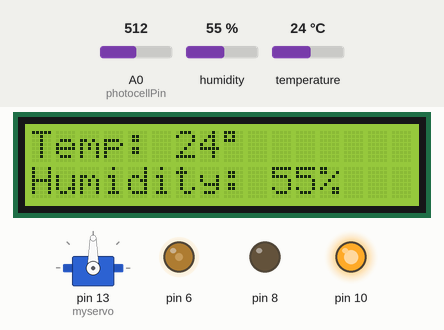
Bench run of a sketch on a simulated Arduino Uno, built with avr-gcc and run on an emulated ATmega328P. Parts: servo, 16×2 character LCD, output pins drawn as LEDs (lit = HIGH). Inputs (shaded band) come from the test bench; at power-on: A0 (photocellPin) = 512, humidity 55 %, temperature 24 °C. What the sketch prints to the serial monitor is not drawn.

Above: at 1.2 s.
1.3 s: A0 (photocellPin) set to 111
2.8 s: A0 (photocellPin) set to 95
At 4.1 s:
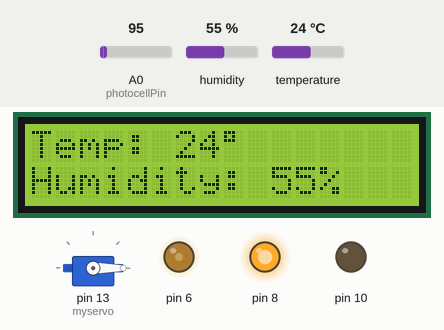
4.5 s: humidity set to 22 %
At 5.1 s:
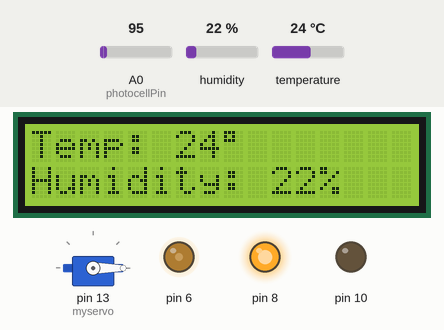
6.1 s: temperature set to 12 °C
At 7.3 s:
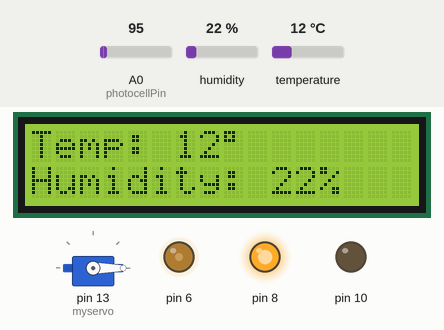
7.7 s: humidity set to 40 %
At 8.4 s:
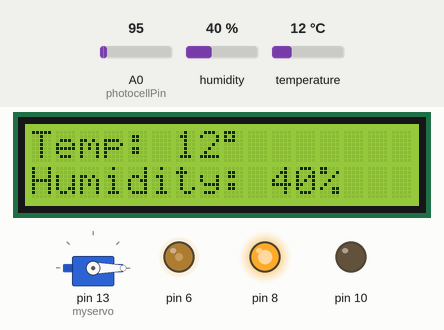
9.3 s: temperature set to 19 °C
At 10.6 s:
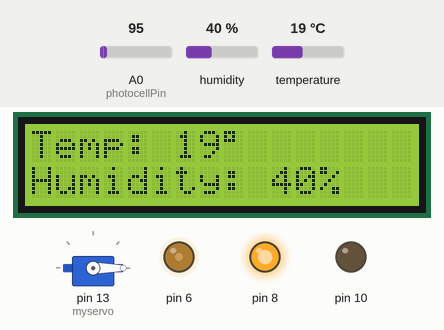
Timing chart, 0 to 11.9 s (numbered marks = the images above; inputs shaded):
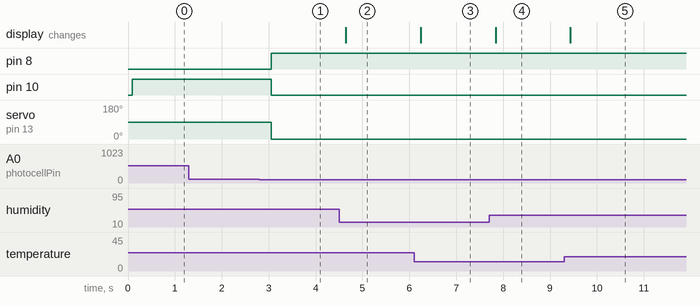

The sketch:

project_course.ino
```cpp
#include <dht11.h>
#define DHT11_PIN 7
dht11 DHT11;
#include <Servo.h>
Servo myservo;
int pos = 0;
#include <LiquidCrystal.h>
int Contrast=80;
LiquidCrystal lcd(12, 11, 5, 4, 3, 2);
int photocellPin = 0;
void setup() {
  pinMode(8,OUTPUT);
  pinMode(10,OUTPUT);
  pinMode(A0,INPUT);
  myservo.attach(13);
  Serial.begin(9600);
  analogWrite(6,Contrast);
  lcd.begin(16, 2);
}

void loop() {
  int lux = analogRead(photocellPin);
  int chk = DHT11.read(DHT11_PIN);
  Serial.print("brightness=");
  Serial.print(lux);
  Serial.print(" Temp=");
  Serial.print((float)DHT11.temperature);
  Serial.print(" C");
  Serial.print(" Humidity=");
  Serial.print((float)DHT11.humidity);
  Serial.print("%");
  Serial.print("\n");
  if(lux>=100){
    digitalWrite(10,HIGH);
    digitalWrite(8,LOW);
    myservo.write(90);
  }
  if(lux<100){
    digitalWrite(10,LOW);
    digitalWrite(8,HIGH);
    myservo.write(0);
  }
   lcd.setCursor(0,0);
   lcd.print("Temp: ");
   lcd.print(DHT11.temperature);
   lcd.print((char)223);
   lcd.setCursor(0, 1);
   lcd.print("Humidity: ");
   lcd.print(DHT11.humidity);
   lcd.print("%");
   delay(200);
}
```

Measured:
- the behaviour switches between 100 and 99 on A0 (photocellPin) (found by bisection; images 0 and 1)
- after the input at 1.3 s, every drawn part: stays the same
- after the input at 2.8 s, pin 8: LOW → HIGH after 0.25 s; pin 10: HIGH → LOW after 0.25 s; servo on pin 13 (myservo): 90° → 0° after 0.25 s
- after the input at 4.5 s, the display: changes after 0.15 s (image 2)
- after the input at 6.1 s, the display: changes after 0.14 s (image 3)
- after the input at 7.7 s, the display: changes after 0.14 s (image 4)
- after the input at 9.3 s, the display: changes after 0.13 s (image 5)
